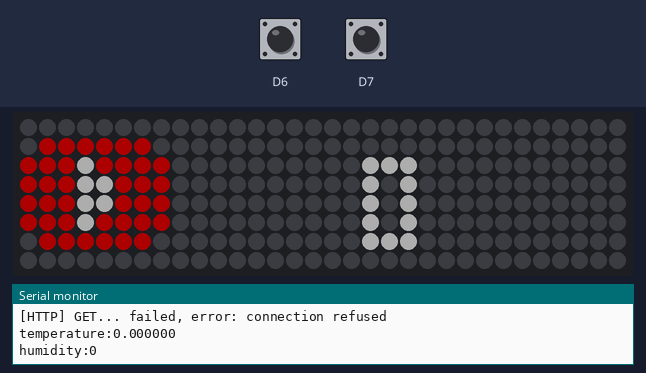
This sketch was run on a simulated ESP8266 (NodeMCU). Shown: 32×8 RGB LED matrix (first LED top left, wired row by row), the last lines printed to the serial monitor. Inputs (shaded band) come from the test bench; at power-on: D7 LOW, D6 LOW. Dim RGB values are drawn brighter than linear; WiFi joins after 1.5 s; servers stay silent unless stated; uploads are accepted with an empty reply; the local clock reads 2024-03-15 10:24:30 at power-on unless the sketch sets it; web services answer with replies made up by the test bench.

Above: at 17.4 s.
17.5 s: D7 pulled HIGH for 0.15 s
At 18.3 s:
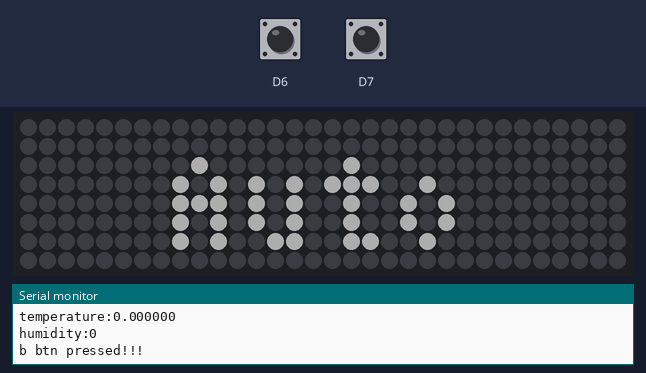
20.6 s: D6 pulled HIGH for 0.15 s
At 21.4 s:
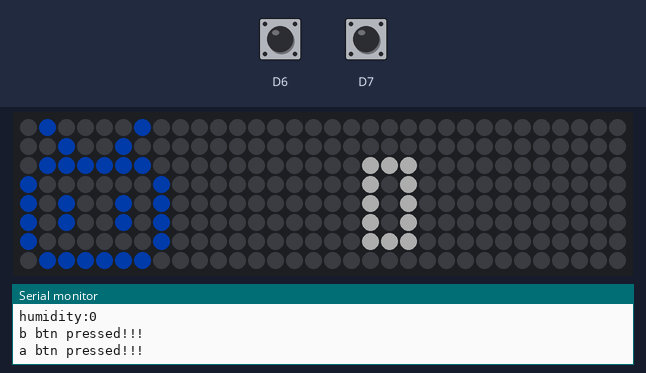
22.2 s: D7 pulled HIGH for 1 s
At 23.0 s:
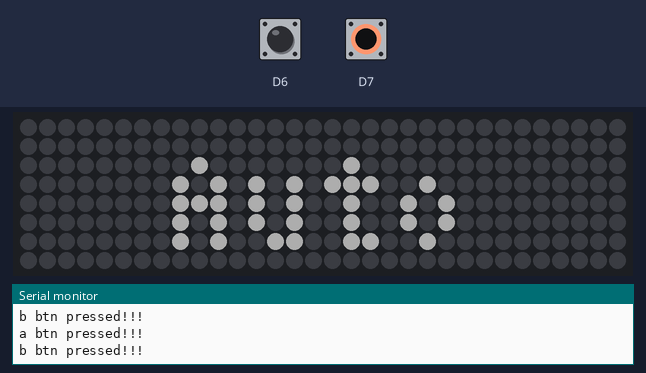
26.2 s: D6 pulled HIGH for 1 s
At 27.0 s:
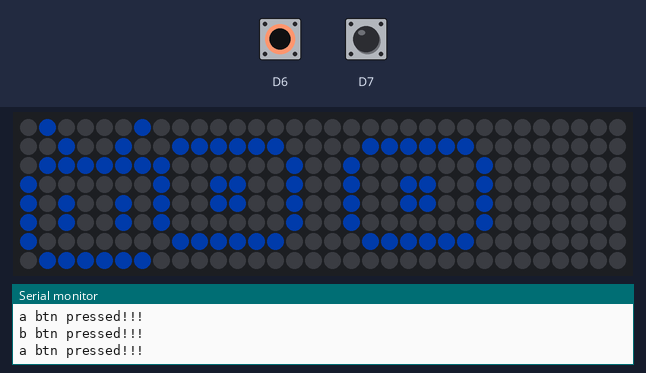
28.7 s: D7 pulled HIGH for 0.15 s
At 31.2 s:
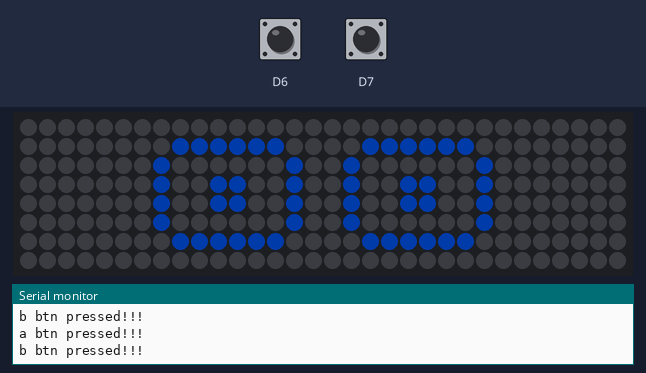
31.8 s: D6 pulled HIGH for 3.2 s
Timing chart, 0 to 34.8 s (numbered marks = the images above; inputs shaded):
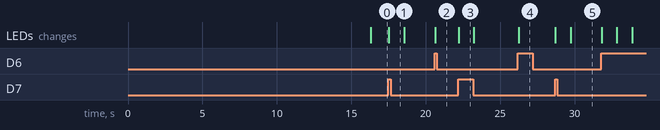

The sketch:

ApePixelClock.ino
```cpp
#include "ApePixelClock.h"
#include "Apc_AreaMatrix.h"
#include "Fonts/ApcFont35.h"
#include <ArduinoJson.h>

ApePixelClock apc;
#define WIFI_SSID       "DLINK-TEST"      //note:only support 2.4G wifi
#define WIFI_PASSWORD   "APE@2020"

void setup() {
  apc.systemInit(WIFI_SSID, WIFI_PASSWORD, 15);

  ApcEffectDef* apcEffect_TimeShow = new ApcEffectDef;
  memset(apcEffect_TimeShow, 0, sizeof(ApcEffectDef));
  apcEffect_TimeShow->areaDef[0] = {0, 0, 32, 8, 2, 1000};
  apcEffect_TimeShow->callbackFunc = apcEffect_TimeShow_callback;
  apcEffect_TimeShow->autoChangeTime = 5000;
  apc.addApcEffect(apcEffect_TimeShow);

  ApcEffectDef* apcEffect_youtubeSubscriberCount = new ApcEffectDef;
  memset(apcEffect_youtubeSubscriberCount, 0, sizeof(ApcEffectDef));
  apcEffect_youtubeSubscriberCount->areaDef[0] = {0, 0, 8, 8, 1, 99999999};
  apcEffect_youtubeSubscriberCount->areaDef[1] = {8, 0, 24, 8, 6, 1000};
  apcEffect_youtubeSubscriberCount->callbackFunc = apcEffect_youtubeSubscriberCount_callback;
  apcEffect_youtubeSubscriberCount->autoChangeTime = 5000;
  apc.addApcEffect(apcEffect_youtubeSubscriberCount);

  ApcEffectDef* apcEffect_biliSubscriberCount = new ApcEffectDef;
  memset(apcEffect_biliSubscriberCount, 0, sizeof(ApcEffectDef));
  apcEffect_biliSubscriberCount->areaDef[0] = {0, 0, 8, 8, 1, 99999999};
  apcEffect_biliSubscriberCount->areaDef[1] = {8, 0, 24, 8, 6, 1000};
  apcEffect_biliSubscriberCount->callbackFunc = apcEffect_biliSubscriberCount_callback;
  apcEffect_biliSubscriberCount->autoChangeTime = 5000;
  apc.addApcEffect(apcEffect_biliSubscriberCount);

  //  ApcEffectDef* apcEffect_temperature = new ApcEffectDef;
  //  memset(apcEffect_temperature, 0, sizeof(ApcEffectDef));
  //  apcEffect_temperature->areaDef[0] = {0, 0, 32, 8, 1, 99999999};
  //  apcEffect_temperature->callbackFunc = apcEffect_temperature_callback;
  //  apcEffect_temperature->autoChangeTime = 5000;
  //  apc.addApcEffect(apcEffect_temperature);

  ApcEffectDef* apcEffect_temperature = new ApcEffectDef;
  memset(apcEffect_temperature, 0, sizeof(ApcEffectDef));
  apcEffect_temperature->areaDef[0] = {7, 0, 8, 8, 1, 99999999};
  apcEffect_temperature->areaDef[1] = {17, 0, 8, 8, 1, 99999999};
  apcEffect_temperature->callbackFunc = apcEffect_eyes_callback;
  apcEffect_temperature->autoChangeTime = 5000;
  apc.addApcEffect(apcEffect_temperature);


  apc.addApcScheduleCallback(60 * 60 * 1000, apcEffect_updateYouTubeSubscriberCount_callback);
  apcEffect_updateYouTubeSubscriberCount_callback();

  apc.addApcScheduleCallback(60 * 60 * 1000, apcEffect_updatebiliSubscriberCount_callback);
  apcEffect_updatebiliSubscriberCount_callback();

  apc.addApcScheduleCallback(15 * 60 * 1000, apcEffect_wether_callback);
  apcEffect_wether_callback();
}

void loop() {
  apc.apcLoop();
}

void apcEffect_TimeShow_callback(unsigned int areaCount, unsigned int frameCount, Apc_AreaMatrix& matrix)
{
  if (areaCount == 0)
  {
    matrix.setFont(&ApcFont35);
    matrix.setTextColor(matrix.Color(255, 255, 255));
    matrix.setCursor(8, 7);
    matrix.print(apc.timeString(frameCount == 0));
  }
}
int youTubeSubscriberCount = 0;
void apcEffect_updateYouTubeSubscriberCount_callback()
{
  if (apc.isWifiConnected())
  {
    const String CHANNEL = "UCVP3cwbysoohuvQbSWN8RgA";
    const String APIKEY = "AIzaSyDj5ul8pz-S0aCMqTFZaORURuETaLqC7L4";
    const String API = "https://www.googleapis.com/youtube/v3/channels?part=statistics";
    String url = API + "&id=" + CHANNEL + "&key=" + APIKEY;
    int errCode = 0;
    String res = apc.httpsRequest(url, &errCode);
    if (errCode == 0)
    {
      DynamicJsonDocument doc(1024);
      deserializeJson(doc, res);
      JsonObject obj = doc.as<JsonObject>();
      youTubeSubscriberCount = obj["items"][0]["statistics"]["subscriberCount"].as<int>();
    }
  }
}

int biliSubscriberCount = 0;
void apcEffect_updatebiliSubscriberCount_callback()
{
  if (apc.isWifiConnected())
  {

    const String UID = "298146460";
    const String API = "https://api.bilibili.com/x/relation/stat?vmid=";
    String url = API + UID ;
    int errCode = 0;
    String res = apc.httpsRequest(url, &errCode);
    if (errCode == 0)
    {
      DynamicJsonDocument doc(1024);
      deserializeJson(doc, res);
      JsonObject obj = doc.as<JsonObject>();
      biliSubscriberCount = obj["data"]["follower"].as<int>();
    }
  }
}
float temperature = 0;
int humidity = 0;
void apcEffect_wether_callback()
{
  if (apc.isWifiConnected())
  {

    const String API = "http://www.weather.com.cn/data/sk/101010200.html";
    String url = API;
    int errCode = 0;
    String res = apc.httpRequest(url, &errCode);
    Serial.println(res);
    if (errCode == 0)
    {
      DynamicJsonDocument doc(1024);
      deserializeJson(doc, res);
      JsonObject obj = doc.as<JsonObject>();
      temperature = obj["weatherinfo"]["temp"].as<float>();
      humidity = obj["weatherinfo"]["SD"].as<float>();
    }
    Serial.printf("temperature:%f\n", temperature);
    Serial.printf("humidity:%d\n", humidity);
  }

}

unsigned long colorArr[3] = {0x000000, 0xFF0000, 0xFFFFFF};
unsigned char pixels[64] =
{
  0x00, 0x00, 0x00, 0x00, 0x00, 0x00, 0x00, 0x00,
  0x00, 0x01, 0x01, 0x01, 0x01, 0x01, 0x01, 0x00,
  0x01, 0x01, 0x01, 0x02, 0x01, 0x01, 0x01, 0x01,
  0x01, 0x01, 0x01, 0x02, 0x02, 0x01, 0x01, 0x01,
  0x01, 0x01, 0x01, 0x02, 0x02, 0x01, 0x01, 0x01,
  0x01, 0x01, 0x01, 0x02, 0x01, 0x01, 0x01, 0x01,
  0x00, 0x01, 0x01, 0x01, 0x01, 0x01, 0x01, 0x00,
  0x00, 0x00, 0x00, 0x00, 0x00, 0x00, 0x00, 0x00
};

void apcEffect_youtubeSubscriberCount_callback(unsigned int areaCount, unsigned int frameCount, Apc_AreaMatrix& matrix)
{
  if (areaCount == 0)
  {
    matrix.drawColorIndexFrame(colorArr, 8, 8, pixels);
  } else if (areaCount == 1)
  {
    String countStr = String(youTubeSubscriberCount);
    unsigned int strLength = countStr.length();
    matrix.setFont(&ApcFont35);
    matrix.setTextColor(matrix.Color(255, 255, 255));
    matrix.setCursor(apc.textCenterX(strLength, 4, 6), 7);
    matrix.print(countStr);
  }
}


unsigned long biliColorArr[2] = {0x000000, 0x00A1F1};
unsigned char biliPixels[64] =
{
  0x00, 0x01, 0x00, 0x00, 0x00, 0x00, 0x01, 0x00,
  0x00, 0x00, 0x01, 0x00, 0x00, 0x01, 0x00, 0x00,
  0x00, 0x01, 0x01, 0x01, 0x01, 0x01, 0x01, 0x00,
  0x01, 0x00, 0x00, 0x00, 0x00, 0x00, 0x00, 0x01,
  0x01, 0x00, 0x01, 0x00, 0x00, 0x01, 0x00, 0x01,
  0x01, 0x00, 0x01, 0x00, 0x00, 0x01, 0x00, 0x01,
  0x01, 0x00, 0x00, 0x00, 0x00, 0x00, 0x00, 0x01,
  0x00, 0x01, 0x01, 0x01, 0x01, 0x01, 0x01, 0x00
};


void apcEffect_biliSubscriberCount_callback(unsigned int areaCount, unsigned int frameCount, Apc_AreaMatrix& matrix)
{
  if (areaCount == 0)
  {
    matrix.drawColorIndexFrame(biliColorArr, 8, 8, biliPixels);
  } else if (areaCount == 1)
  {
    String countStr = String(biliSubscriberCount);
    unsigned int strLength = countStr.length();
    matrix.setFont(&ApcFont35);
    matrix.setTextColor(matrix.Color(255, 255, 255));
    matrix.setCursor(apc.textCenterX(strLength, 4, 6), 7);
    matrix.print(countStr);
  }
}

unsigned long eyesColorArr[2] = {0x000000, 0x00A1F1};
unsigned char eyesPixels[64] =
{

  0x00, 0x00, 0x00, 0x00, 0x00, 0x00, 0x00, 0x00,
  0x00, 0x01, 0x01, 0x01, 0x01, 0x01, 0x01, 0x00,
  0x01, 0x00, 0x00, 0x00, 0x00, 0x00, 0x00, 0x01,
  0x01, 0x00, 0x00, 0x01, 0x01, 0x00, 0x00, 0x01,
  0x01, 0x00, 0x00, 0x01, 0x01, 0x00, 0x00, 0x01,
  0x01, 0x00, 0x00, 0x00, 0x00, 0x00, 0x00, 0x01,
  0x00, 0x01, 0x01, 0x01, 0x01, 0x01, 0x01, 0x00,
  0x00, 0x00, 0x00, 0x00, 0x00, 0x00, 0x00, 0x00
};

void apcEffect_temperature_callback(unsigned int areaCount, unsigned int frameCount, Apc_AreaMatrix& matrix)
{
  if (areaCount == 0)
  {
    char wInfo[20];
    sprintf(wInfo, "%.1f C", temperature);
    String countStr = String(wInfo);
    unsigned int strLength = countStr.length();
    matrix.setFont(&ApcFont35);
    matrix.setTextColor(matrix.Color(255, 255, 255));
    matrix.setCursor(apc.textCenterX(strLength, 4, 10), 7);
    matrix.print(countStr);
  } else if (areaCount == 1)
  {
    matrix.drawColorIndexFrame(eyesColorArr, 8, 8, eyesPixels);
  }
}

void apcEffect_eyes_callback(unsigned int areaCount, unsigned int frameCount, Apc_AreaMatrix& matrix)
{
  if (areaCount == 0)
  {
    matrix.drawColorIndexFrame(eyesColorArr, 8, 8, eyesPixels);
  } else if (areaCount == 1)
  {
    matrix.drawColorIndexFrame(eyesColorArr, 8, 8, eyesPixels);
  }
}
```

Apc_AreaMatrix.cpp
```cpp
#include "Apc_AreaMatrix.h"

void Apc_AreaMatrix::drawPixel(int16_t x, int16_t y, uint16_t color)
{
  if ((x < 0) || (y < 0) || (x >= areaWidth) || (y >= areaHeight)) return;
  Adafruit_NeoMatrix::drawPixel(offsetX + x, offsetY + y, color);
}

void Apc_AreaMatrix::drawColorIndexFrame(unsigned long* colorMap,
    unsigned char width, unsigned char height, unsigned char* pixels)
{
  for (int x = 0; x < width; x++)
  {
    for  (int y = 0; y < height; y++)
    {
      int count = y * width + x;
      unsigned long color = colorMap[pixels[count]];
      this->drawPixel(x, y, this->Color(color >> 16 & 0xFF, color >> 8 & 0xFF, color & 0xFF));
    }
  }
}
```

Apc_AreaMatrix.h
```cpp
#ifndef __APC_AREAMATRIX_H
#define __APC_AREAMATRIX_H


#include <Adafruit_NeoMatrix.h>

class Apc_AreaMatrix: public Adafruit_NeoMatrix
{
  public:
    int offsetX = 0;
    int offsetY = 0;
    int areaWidth = 0;
    int areaHeight = 0;
    Apc_AreaMatrix(uint8_t matrixW, uint8_t matrixH, uint8_t tX,
                   uint8_t tY, uint8_t pin = 6,
                   uint8_t matrixType = NEO_MATRIX_TOP + NEO_MATRIX_LEFT + NEO_MATRIX_ROWS +
                                        NEO_TILE_TOP + NEO_TILE_LEFT + NEO_TILE_ROWS,
                   neoPixelType ledType = NEO_GRB + NEO_KHZ800): Adafruit_NeoMatrix(matrixW, matrixH, tX,
                         tY, pin, matrixType, ledType) {}
    void drawPixel(int16_t x, int16_t y, uint16_t color);
    void drawColorIndexFrame(unsigned long* colorMap,
                             unsigned char width, unsigned char height, unsigned char* pixels);
};


#endif // __APC_AREAMATRIX_H
```

ApePixelClock.h
```cpp
#ifndef __APEPIXELCLOCK_H
#define __APEPIXELCLOCK_H

#include <Arduino.h>
#include "RTClib.h"
#include "Apc_AreaMatrix.h"

#define   MAX_APCEffECTAREA_COUNT  8


struct ApcEffectAreaDef
{
  int     x;              // from top-left to rigth-bottom
  int     y;
  int     width;
  int     height;
  int     frameCount;
  long    frameRefreshTime; //ms
  int     currentFrameCount;
  long    currentRefreshTime;
};


typedef void (*ApcEffectCallback)(unsigned int, unsigned int, Apc_AreaMatrix&);
typedef void (*ApcScheduleCallback)();

struct ApcEffectDef
{
  int                       areaCount;
  ApcEffectAreaDef          areaDef[MAX_APCEffECTAREA_COUNT];
  ApcEffectCallback         callbackFunc;
  int                       currentAreaIndex;
  long                      autoChangeTime;
  long                      currentChangeTime;
};
struct ApcScheduleCallbackDef
{
  long             callbackTime;
  long             currentRefreshTime;
  ApcScheduleCallback       callbackFunc;
};

class ApePixelClock
{
  public:
    ApePixelClock();
    void    systemInit(const char* wifi_ssid, const char* wifi_password, const int waitingTime = 10);
    bool    isWifiConnected();
    String  httpsRequest(const String& url, int* errCode);
    String  httpRequest(const String& url, int* errCode);
    void    apcLoop();
    void    addApcEffect(ApcEffectDef* apcEffect);
    void    addApcScheduleCallback(unsigned long callbackTime , ApcScheduleCallback scheduleCallback);
    String  timeString(bool showColon = true);
    void    showInfo(String msg, unsigned long delayTime = 1000);
    int     textCenterX(int strLength,int charWidth,int maxCharCount);
  private:
    void    renderCheck();
    void    renderAction(ApcEffectDef *apcEffect, bool needArea = true);
    void    btnCheckAction();
    void    aBtnPressed();
    void    bBtnPressed();
    void    apcEffectChangeAction();
    void    initRTC();
    void    apcCallbackAction();
    void    apcEffectRefresh(ApcEffectDef *apcEffect);
};


#endif // __APEPIXELCLOCK_H
```

Source omitted: ApePixelClock.cpp (11497 bytes), ApcFont35.h (data table, 9626 bytes)

Measured:
- after the input at 17.5 s, the LEDs: change at once (image 1)
- after the input at 20.6 s, the LEDs: change at once (image 2)
- after the input at 22.2 s, the LEDs: change at once (image 3)
- after the input at 28.7 s, the LEDs: first change at once (image 5 shows a later state)
